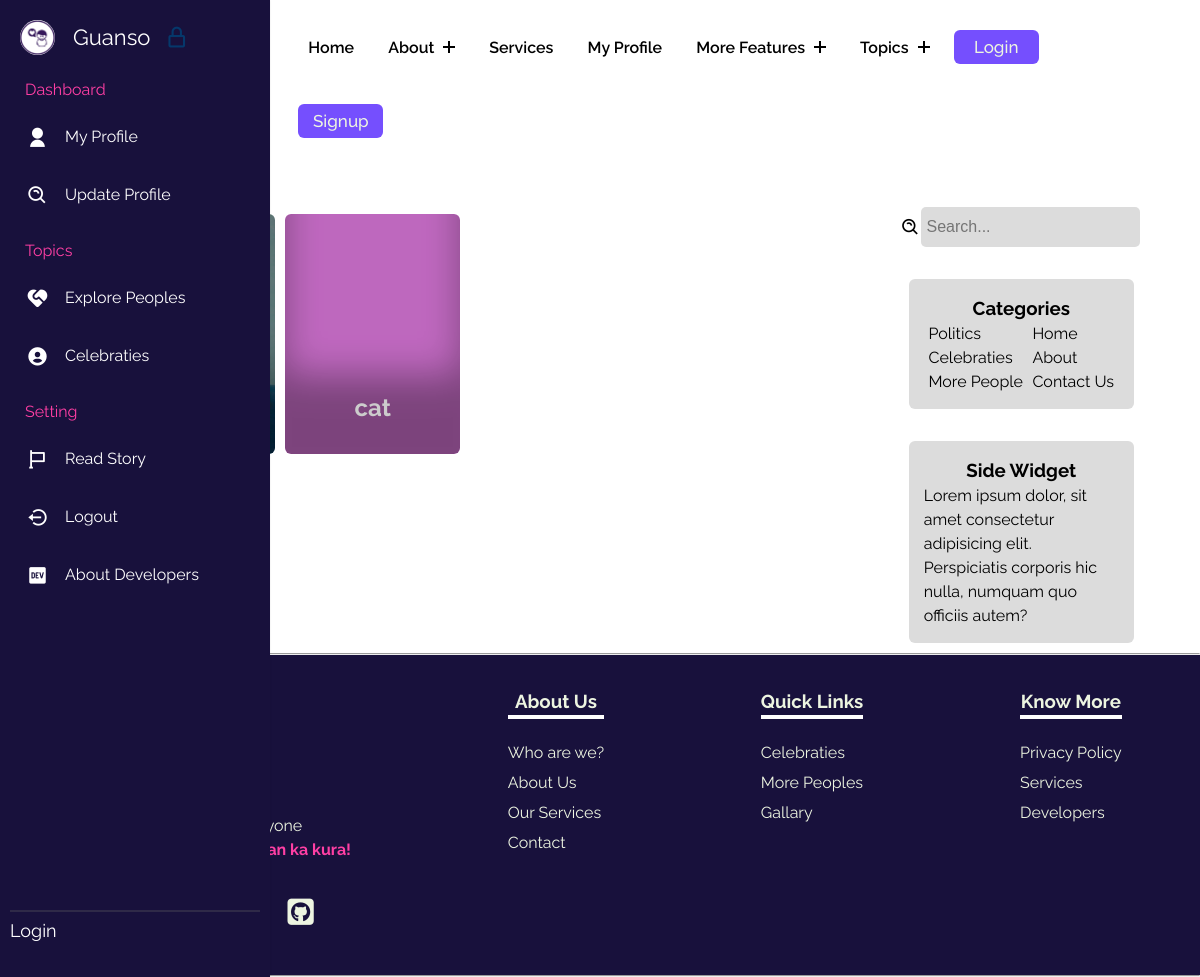
The page /persons/ on the database as committed earlier.
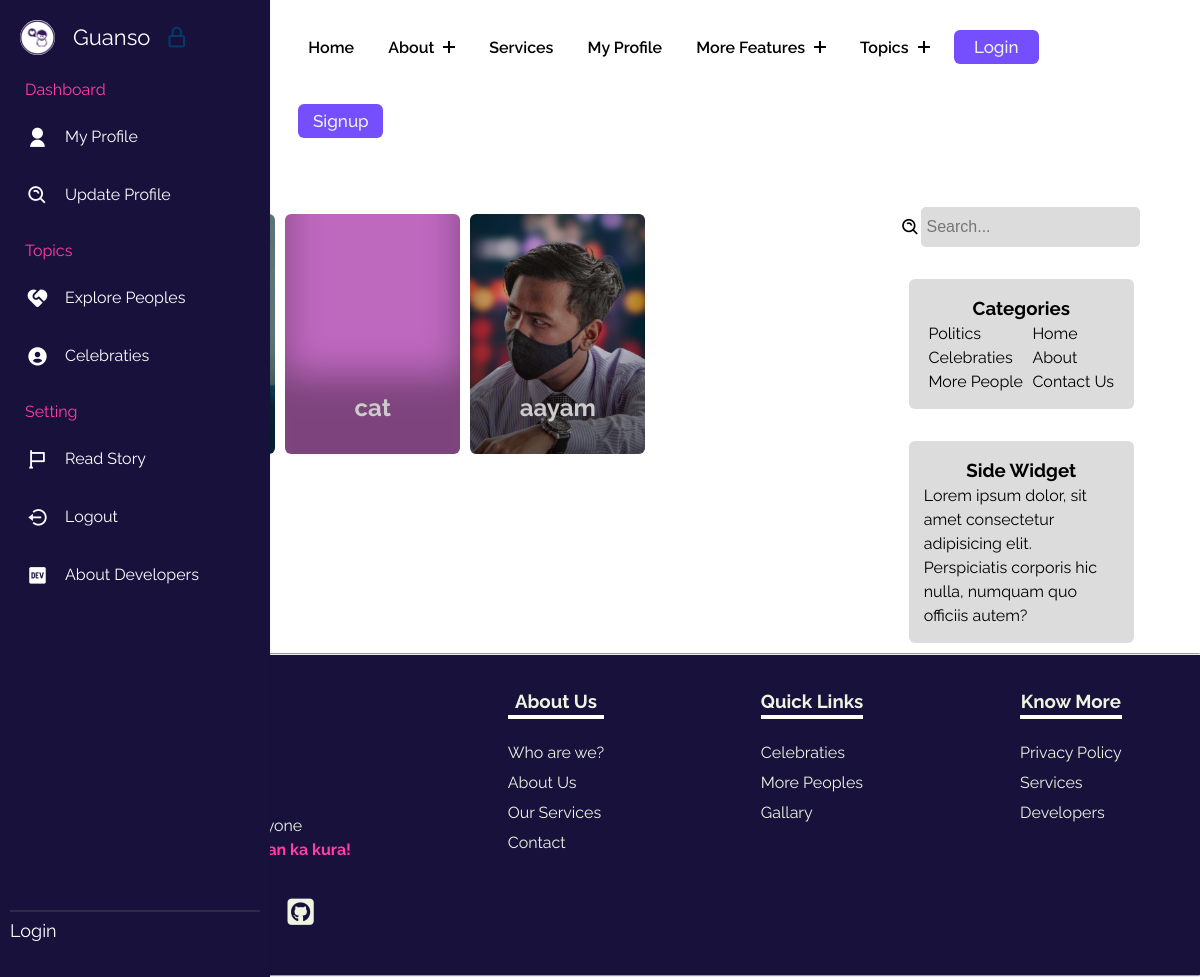
The same page on the database as committed later.
### gunasoApp/models.py (models this page shows, shortened)
class Profile(models.Model):
    user = models.OneToOneField(User, on_delete=models.CASCADE, related_name="Profile")
    image = models.ImageField(upload_to="gunasoApp/images", blank=True, default="upload-image")

### gunasoApp/views.py (the view)
# urls.py: path('persons/',views.persons, name='person'),
def persons(request):
    allusers = Profile.objects.all() #[:4]
    context = {"allusers":allusers}
    return render(request, 'persons.html',context)

### templates/persons.html (shortened to what this page needs)
{% extends 'base.html' %}
{% load static %}
    {% block base_style%}
    {{ block.super }}
    <link rel="stylesheet" href="{% static 'styles/persons.css' %}">
    {% endblock base_style%}
    {% block content %}
    <div class="famoustopicsmain">
        <div class="containflex">
            <div class="leftside">
                <h2>Connect <span class="blue">with:</span></h2>
                <div class="gridcontain">
                    {% for allusers in allusers %}
                    <a href="../user/{{allusers.user}}">
                        <div class="card" style="background-image: url(../media/{{allusers.image}});">
                            <h2>{{allusers.user}}</h2>
                        </div>
                    </a>
                    {% endfor %}
                </div>
            </div>
            <div class="rightside">
                <div class="searchdiv">
                    <i class='bx bx-search-alt'></i>
                    <input class="searchinp" placeholder="Search..." type="text">
                </div>
                <div class="catandside">
                    <div class="categoriesdiv">
                        <h3>Categories</h3>
                        <div class="uls">
                            <ul class="lineone">
                                <li><a href="#">Politics</a></li>
                                <li><a href="#">Celebraties</a></li>
                                <li><a href="#">More People</a></li>
                            </ul>
                            <ul class="lineone">
                                <li><a href="/">Home</a></li>
                                <li><a href="/about">About</a></li>
                                <li><a href="/">Contact Us</a></li>
                            </ul>
                        </div>
                    </div>
                    <div class="categoriesdiv">
                        <h3>Side Widget</h3>
                        <p>Lorem ipsum dolor, sit amet consectetur adipisicing elit. Perspiciatis corporis hic nulla,
                            numquam quo officiis autem?</p>
                    </div>
                </div>
            </div>
        </div>
    </div>
    {% endblock %}

### templates/base.html (shortened to what this page needs)
{% load static %}
<!DOCTYPE html>
<html lang="en">
<head>
    {% block base_style%}
    <link rel="stylesheet" href="{% static 'styles/base.css' %}">
    {% endblock base_style%}
    <link rel="stylesheet" href="https://cdnjs.cloudflare.com/ajax/libs/font-awesome/4.7.0/css/font-awesome.min.css" />
    <link href="https://cdn.jsdelivr.net/npm/remixicon@4.0.0/fonts/remixicon.css" rel="stylesheet" />
    <link flex href="https://unpkg.com/boxicons@2.1.4/css/boxicons.min.css" rel="stylesheet" />
</head>
<body>
    <header class="header">
        <div class="container_nav">
            <div class="header-main">
                <div class="logo">
                    <a href="/">
                        <h2 id="myHeading" class="glicch">Gunaso</h2>
                    </a>
                </div>
                <nav class="nav-menu">
                    <ul class="menu">
                        <li class="menu-item">
                            <a href="/">Home</a>
                        </li>
                        <li class="menu-item menu-item-has-children">
                            <a href="#" data-toggle="sub-menu">About <i class="plus"></i></a>
                        </li>
                        <li class="menu-item">
                            <a href="{% url 'services' %}">Services</a>
                        </li>
                        <li class="menu-item">
                            <a href="/user/{{request.user}}">My Profile</a>
                        </li>
                        <li class="menu-item menu-item-has-children">
                            <a href="#" data-toggle="sub-menu">More Features <i class="plus"></i></a>
                        </li>
                        <li class="menu-item menu-item-has-children">
                            <a href="#" data-toggle="sub-menu">Topics <i class="plus"></i></a>
                        </li>
                        {% if user.is_authenticated %}
                        <button id="logoutbtn" onclick="logoutfunc()">
                            Logout
                        </button>
                        {% else %}
                        <button id="loginbtn" onclick="loginfunc()">
                            Login
                        </button>
                        <button id="signupbtn" onclick="signupfunc()">
                            Signup
                        </button>
                        {% endif %}
                    </ul>
                </nav>
            </div>
        </div>
    </header>
    <nav class="sidebar hoverable close">
        <div class="logo_items flex">
            <span class="nav_image">
                <img src="{% static 'images/headlogocopy.png' %}" alt="logo_img" />
            </span>
            <span class="logo_name">Guanso</span>
            <i class="bx bx-lock-alt" id="lock-icon" title="Unlock Sidebar"></i>
        </div>
        <div class="menu_container">
            <div class="menu_items">
                <ul class="menu_item">
                    <div class="menu_title flex">
                        <span class="title">Dashboard</span>
                    </div>
                    <li class="item">
                        <a href="/user/{{request.user}}" class="link flex">
                            <i class="ri-user-fill"></i>
                            <span>My Profile</span>
                        </a>
                    </li>
                    <li class="item">
                        <a href="{% url 'update_profile' %}" class="link flex">
                            <i class='bx bx-search-alt'></i>
                            <span>Update Profile</span>
                        </a>
                    </li>
                </ul>
                <ul class="menu_item">
                    <div class="menu_title flex">
                        <span class="title">Topics</span>
                    </div>
                    <li class="item">
                        <a href="{% url 'person' %}" class="link flex">
                            <i class="ri-service-fill"></i>
                            <span>Explore Peoples</span>
                        </a>
                    </li>
                    <li class="item">
                        <a href="{% url 'topics' %}" class="link flex">
                            <i class='bx bxs-user-circle'></i>
                            <span>Celebraties</span>
                        </a>
                    </li>
                </ul>
                <ul class="menu_item">
                    <div class="menu_title flex">
                        <span class="title">Setting</span>
                    </div>
                    <li class="item">
                        <a href="{% url 'readstory' %}" class="link flex">
                            <i class="bx bx-flag"></i>
                            <span>Read Story</span>
                        </a>
                    </li>
                    <li class="item">
                        <a href="{% url 'logout' %}" class="link flex">
                            <i class='bx bx-log-out-circle'></i>
                            <span>Logout</span>
                        </a>
                    </li>
                    <li class="item">
                        <a href="{% url 'developers' %}" class="link flex">
                            <i class='bx bxl-dev-to'></i>
                            <span>About Developers</span>
                        </a>
                    </li>
                </ul>
            </div>
            <div class="sidebar_profile flex">
                {% if user.is_authenticated %}
                <span class="nav_image">
                    <img src="{{request.user.Profile.image.url}}" alt="logo_img" />
                </span>
                <div class="data_text">
                    <span class="name">{{request.user}}</span>
                    <br>
                    <span class="email">{{request.user.email}}</span>
                </div>
                {% else %}
                <span class="name">Login</span>
                {% endif %}
            </div>
        </div>
    </nav>
    {% block content %} {% endblock %}
    <hr>
    <footer class="footer">
        <div class="fone">
            <p>Gunaso for Everyone<br> <span>Pokham afna man ka kura!</span></p>
            <div class="footer-links">
                <a href=""></a>
                <a href=""></a>
                <a href=""></a>
                <a href=""><i class="fa-brands fa-square-github"></i></a>
            </div>
        </div>
        <div class="ftwo">
            <ul>
                <h3 class="footer-h3">About Us</h3>
                <li><a href="">Who are we?</a></li>
                <li><a href="{% url 'about' %}">About Us</a></li>
                <li><a href="{% url 'services' %}">Our Services</a></li>
                <li><a href="{% url 'contact' %}">Contact</a></li>
            </ul>
        </div>
        <div class="fthree">
            <ul>
                <h3 class="footer-h3">Quick Links</h3>
                <li><a href="{% url 'topics'%}">Celebraties</a></li>
                <li><a href="{% url 'person'%}">More Peoples</a></li>
                <li><a href="{% url 'gallary' %}">Gallary</a></li>
            </ul>
        </div>
        <div class="ffour">
            <ul>
                <h3 class="footer-h3">Know More</h3>
                <li><a href="{% url 'privacypolicy' %}">Privacy Policy</a></li>
                <li><a href="{% url 'services' %}">Services</a></li>
                <li><a href="{% url 'developers' %}">Developers</a></li>
            </ul>
        </div>
    </footer>
</body>
</html>

### static/styles/base.css (style rules this page uses)
:root { --dark: #754ffe; --darkgreen: #379683; --bcolor: #5CDB95; --cooltexr: #4a4b65; --backupgreen: #8EE4AF; --para: #EDF5E1; --mainheading: #FFF; --hotish: #FF3FA4; --skyblue: #525FE1; --footer: #18113c; }
body { line-height: 1.5; font-family: "Raleway", sans-serif; font-weight: 400; background-color: var(--mainheading); }
* { margin: 0; padding: 0; box-sizing: border-box; }
.container_nav { margin: auto; }
ul { z-index: 11; list-style: none; margin: 0; padding: 0; }
.menu-item a { text-decoration: none; }
.header { position: static; width: 100%; left: 0; top: 0; z-index: 99; padding: 0px; }
.header-main { background-color: var(--mainheading); margin-left: 4.4rem; display: flex; justify-content: space-between; align-items: center; padding: 10px 0; border-radius: 4px; }
.header .logo { padding: 0 15px; }
.header .logo a { text-decoration: none; font-size: 30px; text-transform: capitalize; color: black; font-weight: 600; }
.glicch { text-shadow: red -3px 0, cyan 3px 0, black -2px 0; }
.header .nav-menu { padding: 0 15px; }
.header .menu>.menu-item { display: inline-block; margin-left: 30px; position: relative; }
.header .menu>.menu-item>a { display: block; padding: 12px 0; font-size: 16px; color: #000000; text-transform: capitalize; font-weight: 600; transition: all 0.3s ease; }
.header .menu>.menu-item>a .plus { display: inline-block; height: 12px; width: 12px; position: relative; margin-left: 5px; pointer-events: none; }
.header .menu>.menu-item>a .plus:before, .header .menu>.menu-item>a .plus:after { content: ""; position: absolute; box-sizing: border-box; left: 50%; top: 50%; background-color: #000000; height: 2px; width: 100%; transform: translate(-50%, -50%); transition: all 0.3s ease; }
.header .menu>.menu-item>a .plus:after { transform: translate(-50%, -50%) rotate(-90deg); }
button { cursor: pointer; background-color: #754ffe; font-family: inherit; display: inline-block; width: 5em; height: 2em; line-height: 1.9em; margin: 20px; position: relative; overflow: hidden; border: 2px solid var(--color); transition: color .5s; font-size: 17px; border-radius: 6px; font-weight: 500; color: var(--para); }
button:before { content: ""; position: absolute; z-index: -1; background: var(--skyblue); height: 150px; width: 200px; border-radius: 50%; }
button:before { top: 100%; left: 100%; transition: all .7s; }
.footer { padding: 2rem 0 0; height: 40vh; background-color: var(--footer); margin-left: 4.4rem; color: var(--para); display: flex; justify-content: space-around; }
.footer .fone { display: flex; flex-direction: column; gap: 1.7rem; }
.footer .fone span { color: var(--hotish); font-weight: bold; }
.footer .fone .footer-links { display: flex; gap: 20px; }
.footer .fone .footer-links a { text-decoration: none; color: var(--para); font-size: 30px; }
.footer ul { list-style: none; display: flex; flex-direction: column; gap: 6px; }
.footer ul li a { text-decoration: none; color: var(--para); }
.footer-h3 { text-align: center; border-bottom: 4px solid var(--mainheading); margin-bottom: 1rem; }
.flex { display: flex; align-items: center; }
.nav_image { display: flex; min-width: 55px; justify-content: center; }
.nav_image img { height: 35px; width: 35px; border-radius: 50%; object-fit: cover; }
.sidebar { z-index: 111; position: fixed; top: 0; left: 0; height: 100%; width: 270px; background: var(--footer); padding: 15px 10px; box-shadow: 0 0 2px rgba(0, 0, 0, 0.1); transition: all 0.4s ease; }
.logo_items { gap: 8px; }
.logo_name { font-size: 22px; color: #fff; font-weight: 500px; transition: all 0.3s ease; }
#lock-icon, #sidebar-close { padding: 10px; color: var(--dark); font-size: 25px; cursor: pointer; margin-left: -4px; transition: all 0.3s ease; }
.menu_container { display: flex; flex-direction: column; justify-content: space-between; margin-top: 7px; overflow-y: auto; height: calc(100% - 70px); }
.menu_title { position: relative; height: 45px; width: 55px; }
.menu_title .title { margin-left: 15px; color: var(--hotish); transition: all 0.3s ease; }
.item { list-style: none; }
.link { text-decoration: none; border-radius: 8px; margin-bottom: 8px; color: #fff; }
.link span { white-space: nowrap; }
.link i { height: 50px; min-width: 55px; display: flex; font-size: 22px; align-items: center; justify-content: center; border-radius: 4px; }
.sidebar_profile { padding-top: 5px; gap: 15px; border-top: 2px solid rgba(100, 100, 100, 0.3); }
.sidebar_profile .name { font-size: 18px; color: #fff; }

Rows that differ between the two databases and show on the page:
added Profile: image (picture), user "aayam"
